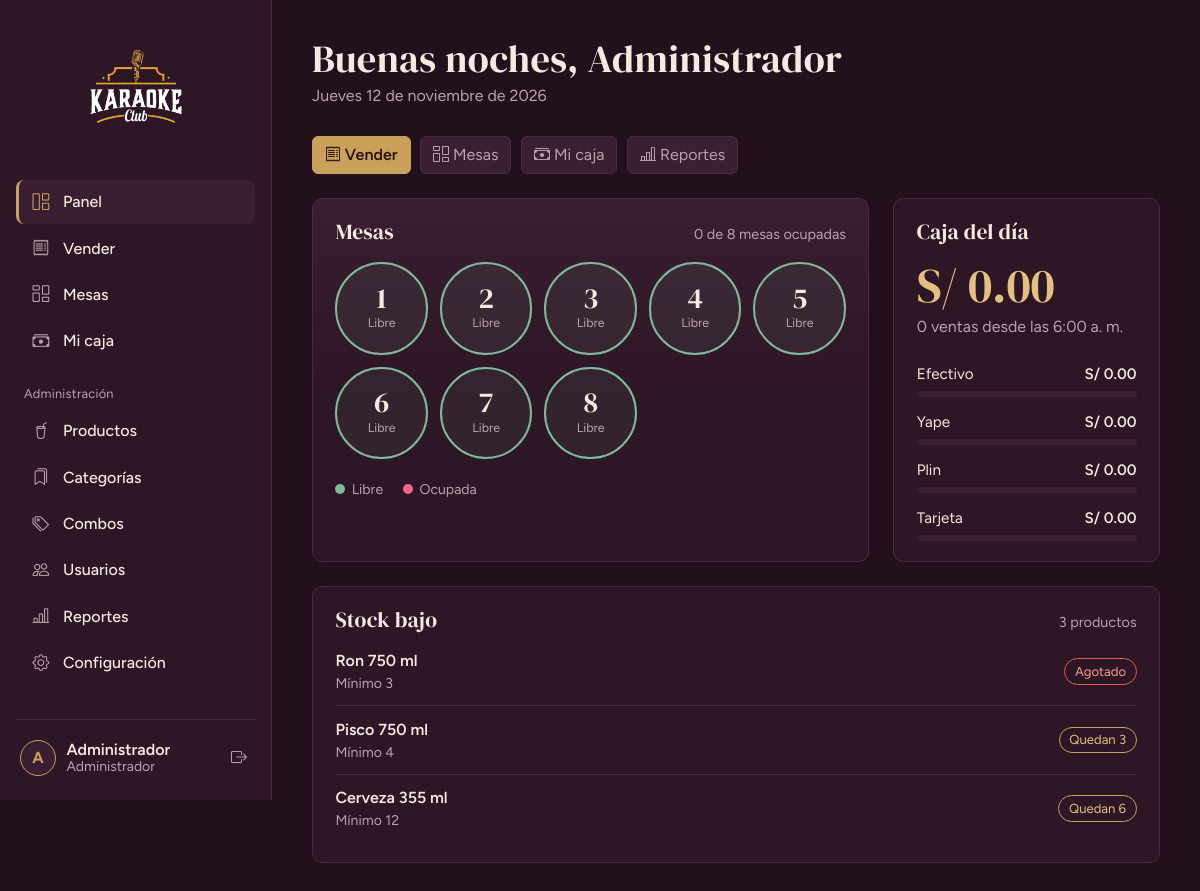
/dashboard (signed in), run on the app's committed database.
### tables this page shows
CREATE TABLE IF NOT EXISTS usuarios (
  id          INT UNSIGNED PRIMARY KEY AUTO_INCREMENT,
  rol_id      TINYINT UNSIGNED NOT NULL,
  nombre      VARCHAR(100) NOT NULL,
  usuario     VARCHAR(50)  NOT NULL UNIQUE,
  password    VARCHAR(255) NOT NULL,            
  telefono    VARCHAR(20)  NULL,
  estado      TINYINT(1) NOT NULL DEFAULT 1,    
  ultimo_login DATETIME NULL,
  created_at  TIMESTAMP NOT NULL DEFAULT CURRENT_TIMESTAMP,
  CONSTRAINT fk_usuarios_rol FOREIGN KEY (rol_id) REFERENCES roles(id)
);

CREATE TABLE IF NOT EXISTS mesas (
  id         INT UNSIGNED PRIMARY KEY AUTO_INCREMENT,
  numero     VARCHAR(20) NOT NULL UNIQUE,
  capacidad  TINYINT UNSIGNED NOT NULL DEFAULT 4,
  estado     ENUM('libre','ocupada','inactiva') NOT NULL DEFAULT 'libre'
);

CREATE TABLE IF NOT EXISTS metodos_pago (
  id      TINYINT UNSIGNED PRIMARY KEY AUTO_INCREMENT,
  nombre  VARCHAR(30) NOT NULL UNIQUE,
  es_efectivo TINYINT(1) NOT NULL DEFAULT 0,
  estado  TINYINT(1) NOT NULL DEFAULT 1
);

### app/views/dashboard/index.php (the view, shortened to what the rows shown need)
<?php
$maxMetodo  = 0.0;
if ($ventas) foreach ($ventas['metodos'] as $m) $maxMetodo = max($maxMetodo, (float) $m['total']);
$nombre1 = explode(' ', trim(Auth::user()['nombre']))[0];
?>
<header class="page-head">
  <h1><?= e(saludo()) ?>, <?= e($nombre1) ?></h1>
  <p><?= e(fecha_larga()) ?></p>
</header>
<div class="row g-4 mb-4">
  <div class="col-xl-8">
    <section class="panel panel--stage h-100">
      <div class="panel__head">
        <h2 class="panel__title">Mesas</h2>
      </div>
      <?php if (!$mesas): ?>
        <p class="empty">Aún no hay mesas registradas.</p>
      <?php else: ?>
        <div class="floor">
          <?php foreach ($mesas as $m): ?>
            <div class="mesa mesa--<?= e($m['estado']) ?>" title="Mesa <?= e($m['numero']) ?>, para <?= (int) $m['capacidad'] ?> personas">
              <span class="mesa__n"><?= e($m['numero']) ?></span>
              <span class="mesa__e"><?= ['libre' => 'Libre', 'ocupada' => 'Ocupada', 'inactiva' => 'Inactiva'][$m['estado']] ?? e($m['estado']) ?></span>
            </div>
          <?php endforeach; ?>
        </div>
      <?php endif; ?>
    </section>
  </div>
  <div class="col-xl-4">
    <section class="panel h-100">
      <div class="panel__head">
        <h2 class="panel__title"><?= $esAdmin ? 'Caja del día' : 'Tu turno' ?></h2>
      </div>
      <?php if ($ventas === null): ?>
        <p class="empty">No tienes un turno abierto.</p>
        <a class="btn btn-brass" href="<?= url('caja') ?>">Abrir caja</a>
      <?php else: ?>
        <ul class="bars">
          <?php foreach ($ventas['metodos'] as $m):
              $pct = $maxMetodo > 0 ? round(((float) $m['total'] / $maxMetodo) * 100) : 0; ?>
            <li>
              <div class="bars__row"><span><?= e($m['nombre']) ?></span><strong><?= e(money($m['total'])) ?></strong></div>
              <div class="bars__track"><div class="bars__fill" style="width: <?= $pct ?>%"></div></div>
            </li>
          <?php endforeach; ?>
        </ul>
      <?php endif; ?>
    </section>
  </div>
</div>
<div class="row g-4">
  <div class="col-12">
    <section class="panel h-100">
      <div class="panel__head">
        <h2 class="panel__title">Stock bajo</h2>
      </div>
    </section>
  </div>
</div>

### app/views/layouts/main.php (shortened to what the rows shown need)
<?php
$user  = Auth::user();
$inicial = mb_strtoupper(mb_substr($user['nombre'] ?? '?', 0, 1));
?>
<!doctype html>
<html lang="es" data-bs-theme="dark">
<head>
  <?php include APP_PATH . '/views/layouts/_head.php'; ?>
</head>
<body>
<div class="shell">
  <aside class="sidebar offcanvas-lg offcanvas-start" tabindex="-1" id="sidebar" aria-label="Menú principal">
    <div class="sidebar__user">
      <a class="user-chip" href="<?= url('perfil') ?>" title="Mi perfil">
        <span class="avatar"><?= e($inicial) ?></span>
        <span class="user-chip__text">
          <strong><?= e($user['nombre']) ?></strong>
          <small><?= Auth::is('admin') ? 'Administrador' : 'Cajero' ?></small>
        </span>
      </a>
    </div>
  </aside>
  <main class="content">
    <?= $content ?>
  </main>
</div>
</body>
</html>

### data on the page
usuarios: nombre "A", nombre "Administrador"
mesas: numero "1", estado "Libre"
mesas: numero "2", estado "Libre"
mesas: numero "3", estado "Libre"
mesas: numero "4", estado "Libre"
mesas: numero "5", estado "Libre"
mesas: numero "6", estado "Libre"
mesas: numero "7", estado "Libre"
mesas: numero "8", estado "Libre"
metodos_pago: nombre "Efectivo", total "S/ 0.00"
metodos_pago: nombre "Yape", total "S/ 0.00"
metodos_pago: nombre "Plin", total "S/ 0.00"
metodos_pago: nombre "Tarjeta", total "S/ 0.00"

### other printed values
$i['label'] "Panel"
$i['label'] "Vender"
$i['label'] "Mesas"
$i['label'] "Mi caja"
$grupo['grupo'] "Administración"
$i['label'] "Productos"
$i['label'] "Categorías"
$i['label'] "Combos"
$i['label'] "Usuarios"
$i['label'] "Reportes"
$i['label'] "Configuración"
saludo() "Buenas noches"
fecha_larga() "Jueves 12 de noviembre de 2026"
$ocupadas "0"
count($mesas) "8"
